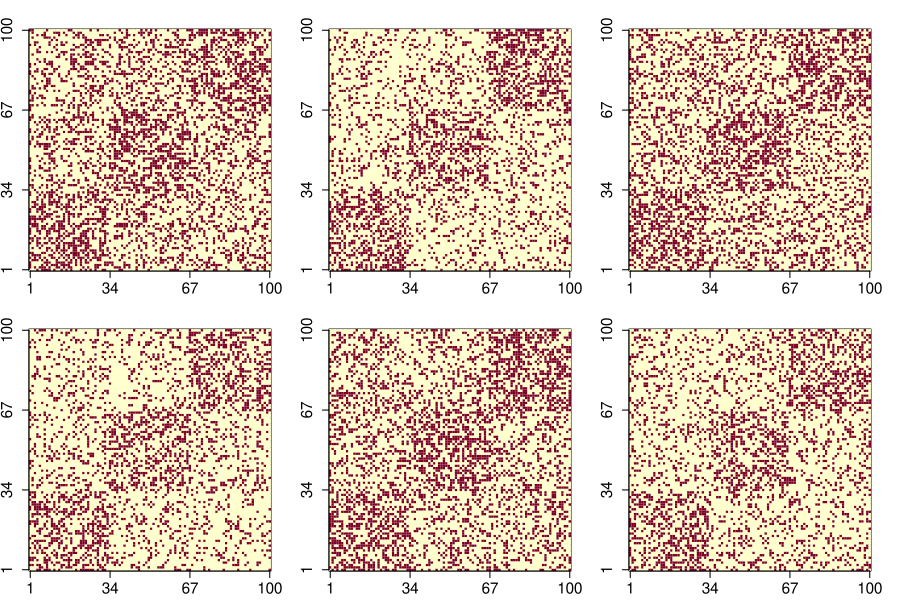

The script that drew this image:

library(devtools)
install_github("allenkei/CPDstergm")
library(CPDstergm)
source("EVAL.R") # FILE DIRECTORY

load("SBM_seq10T100n100rho05.RData") # DATA DIRECTORY
result_n100rho05 <- matrix(0, nrow=6, ncol=4)


network_stats=c("edges", "mutual")
sim_result1 <- CPD_STERGM_list(SBM_seq10T100n100rho05, directed=TRUE, network_stats)
result_n100rho05[1,] <- colMeans(sim_result1) # apply(sim_result1, 2, median)


network_stats=c("edges", "mutual", "triangles")
sim_result2 <- CPD_STERGM_list(SBM_seq10T100n100rho05, directed=TRUE, network_stats)
result_n100rho05[2,] <- colMeans(sim_result2) # apply(sim_result2, 2, median)


sim_result3 <- Evaluation_gSeg(SBM_seq10T100n100rho05, p_threshold=0.05)
result_n100rho05[3,] <- colMeans(sim_result3)


sim_result4 <- Evaluation_kerSeg(SBM_seq10T100n100rho05, p_threshold=0.001)
result_n100rho05[4,] <- colMeans(sim_result4)


sim_result5 <- Evaluation_gSeg_on_stats(SBM_seq10T100n100rho05, p_threshold=0.05, num_stats=3)
result_n100rho05[5,] <- colMeans(sim_result5)


sim_result6 <- Evaluation_kerSeg_on_stats(SBM_seq10T100n100rho05, p_threshold=0.001, num_stats=3)
result_n100rho05[6,] <- colMeans(sim_result6)


write.csv(result_n100rho05, 'result_n100rho05.csv')




# visualization (9 by 6 inches)

par(mfrow=c(2,3))

for(i in c(25,50,75, 26,51,76)){
  par(mar = c(2.2, 2.2, 2.2, 2.2)); 
  image(SBM_seq10T100n100rho05[[1]][[i]], xaxt = "n", yaxt = "n")
  axis(side=1,at=seq(0,1,length.out = 4),labels=round(seq(1,100,length.out = 4)),xpd=NA,cex.axis=1.4)
  axis(side=2,at=seq(0,1,length.out = 4),labels=round(seq(1,100,length.out = 4)),xpd=NA,cex.axis=1.4)
}
